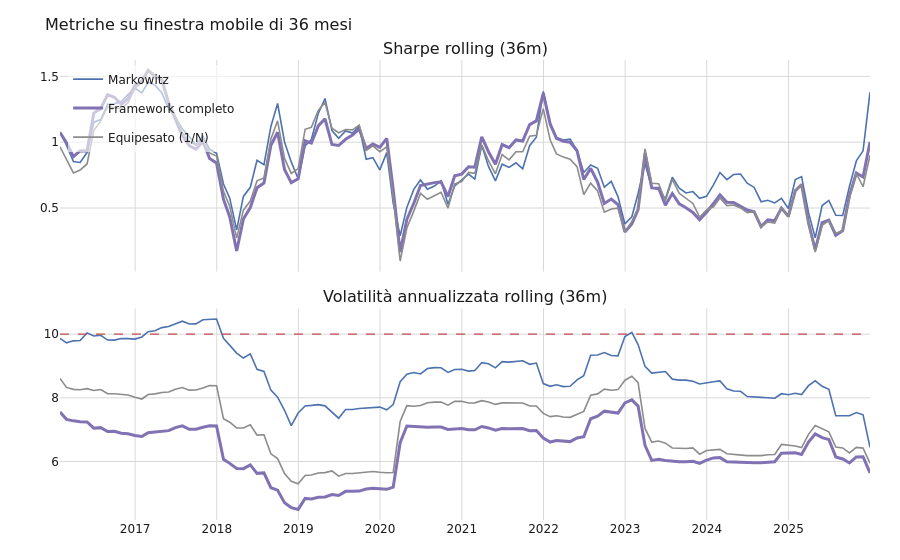

Notebook cell for this chart:
### Code cell
# =============================================================================
# GRAFICI INTERATTIVI — dashboard di visualizzazione
# =============================================================================
from plots import Charts
ch = Charts(bt, md=md, rb=rb, outdir="figures")
ch.rolling_metrics(interactive=True).show()
